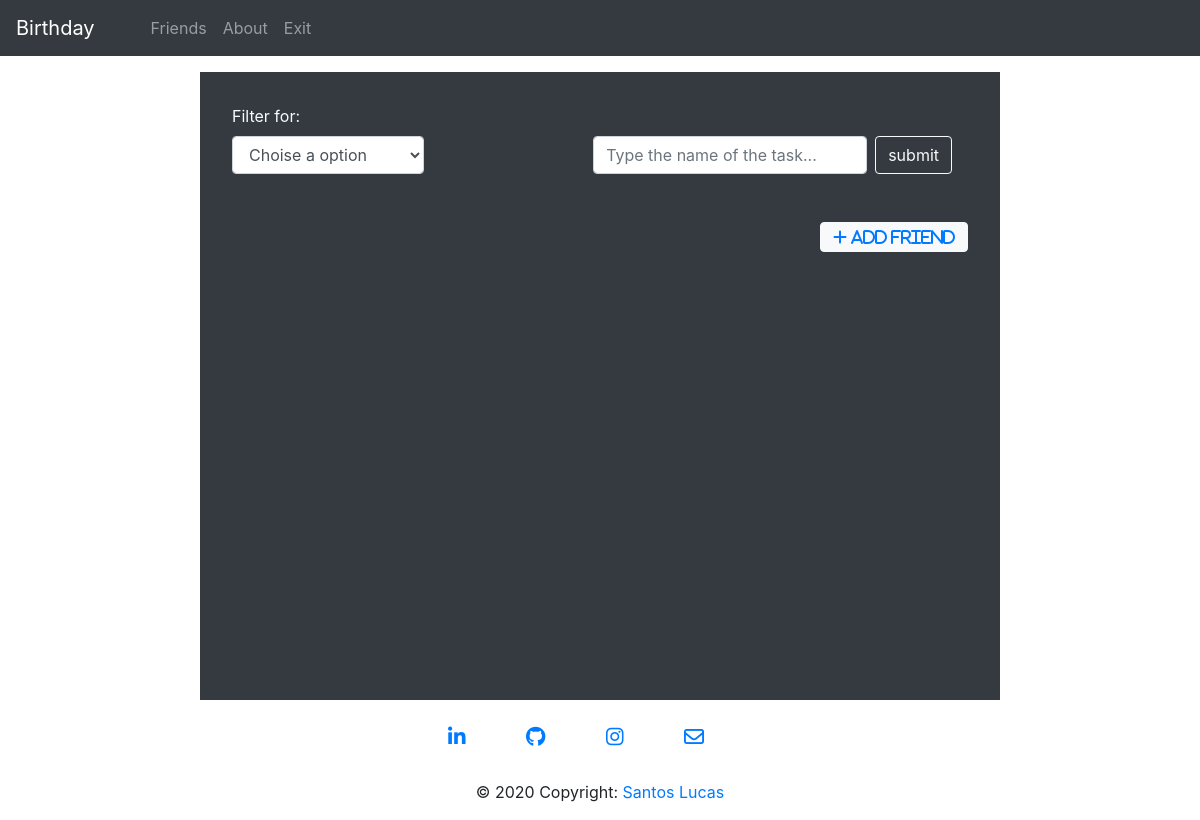
The app's page / (signed in), older data.
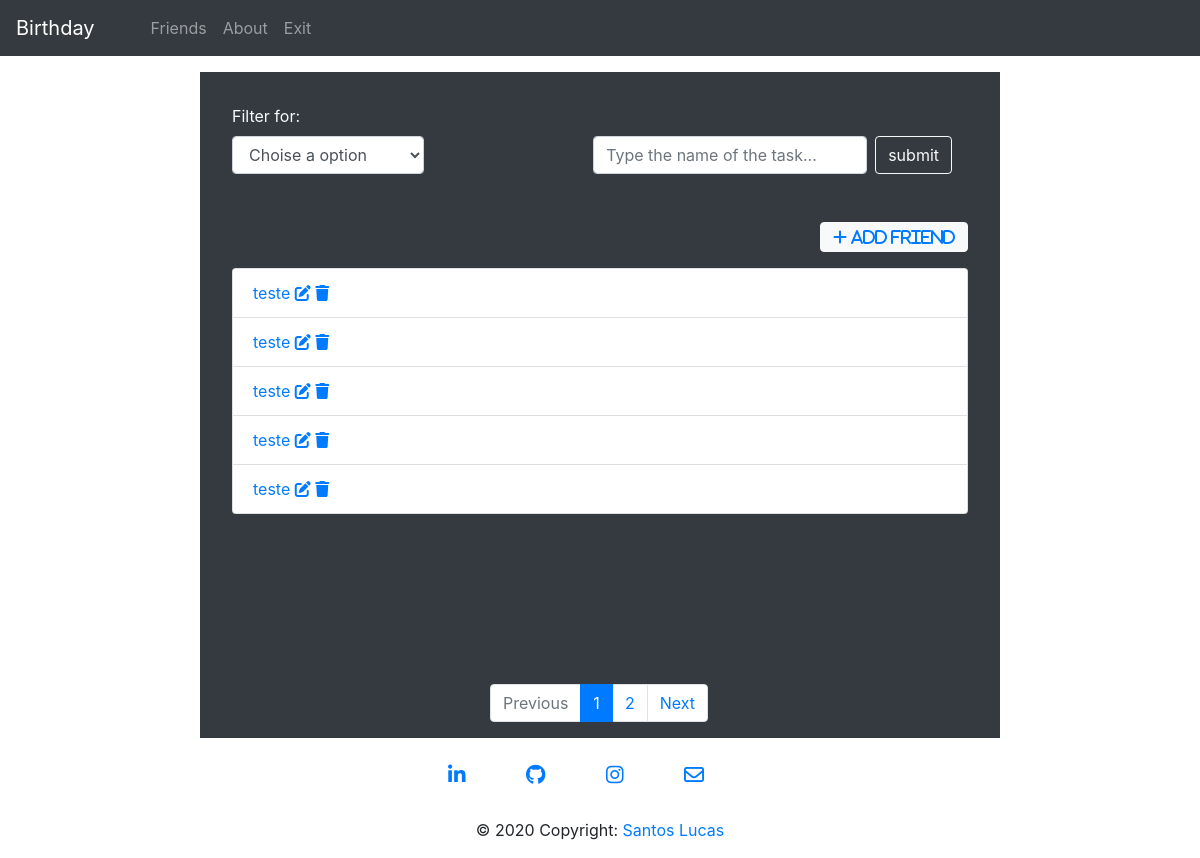
The same page, newer data.
### friends/models.py (models this page shows, shortened)
class Friend(models.Model):
    name = models.CharField(max_length=250, default="")
    birthday = models.DateField()
    age = models.IntegerField()
    gift = models.TextField()
    user = models.ForeignKey(get_user_model(), on_delete=models.CASCADE)

### friends/views.py (the view)
# urls.py: path('', views.friendList, name='friend-list'),
@login_required
def friendList(request):
    search = request.GET.get('search')
    filter = request.GET.get('filter')
    date_today = date.today()
    friends = Friend.objects.filter(
        birthday=date_today, user=request.user).count()
    if friends >= 1:
        send_mail('BIRTHDAY', 'Today is a birthday of a friend',
                  'teste@gmail.com', ['admin@example.com'])
    if search:
        friends = Friend.objects.filter(
            name__icontains=search, user=request.user)
    elif filter == 'today':
        friends = Friend.objects.filter(
            birthday=date_today, user=request.user)
    elif filter == 'this-month':
        max_date = (date_today + relativedelta(months=1))
        friends = Friend.objects.filter(birthday__range=(
            date_today, max_date), user=request.user)
    elif filter == 'next-month':
        min_date = date_today + relativedelta(months=1)
        max_date = date_today + relativedelta(months=2)
        friends = Friend.objects.filter(birthday__range=(
            min_date, max_date), user=request.user)
    else:
        friends_list = Friend.objects.all().filter(user=request.user)
        paginator = Paginator(friends_list, 5)
        page = request.GET.get('page')
        friends = paginator.get_page(page)
    return render(request, 'friends/friend-list.html', {'friends': friends})

### friends/templates/friends/friend-list.html (shortened to what this page needs)
{% extends 'base.html' %}
{% block content %}
<div class="content">
    <article>
        <div class="form-group">
            <label for="filter">Filter for:</label>
            <select class="form-control" name="filter" id="filter">
                <option value="#">Choise a option</option>
            </select>
        </div>
        <div class="search-div">
            <form class="form-inline my-2 my-lg-0" method="GET" id="search-form">
                <input class="form-control mr-sm-2" type="text" name="search" id="search"
                    placeholder="Type the name of the task..." value="{{ request.GET.search }}">
                <input class="btn btn-outline-light my-2 my-sm-0" type="submit" value="submit" id="search-btn">
            </form>
        </div>
        <div class="add-friend-button">
            <button class="btn btn-light my-2 my-sm-0"><a href="{% url 'friends:create-friend' %}" class="fas fa-plus">
                    Add Friend </a></button>
        </div>
        <div class="friend-list">
            <ul class="list-group">
                {% for friend in friends %}
                <li class="list-group-item">
                    <a href="{% url 'friends:friend-view' friend.id %}">{{friend.name}}</a>
                    <span><a href="{% url 'friends:edit-friend' friend.id %}" class="fas fa-edit"></a></span>
                    <span><a href="{% url 'friends:delete-friend' friend.id %}"
                            class="delete-btn fas fa-trash"></a></span>
                </li>
                {% endfor %}
            </ul>
        </div>
        <nav>
            {% if friends.has_other_pages %}
            <ul class="pagination">
                {% if friends.has_previous %}
                <li class="page-item"><a class="page-link" href="?page={{ friends.previous_page_number }}">Previous</a>
                </li>
                {% else %}
                <li class="page-item disabled"><a class="page-link">Previous</a></li>
                {% endif %}
                {% for i in friends.paginator.page_range %}
                {% if friends.number == i %}
                <li class="page-item active"><a class="page-link">{{ i }} <span class="sr-only">(current)</span></a>
                </li>
                {% else %}
                <li class="page-item"><a class="page-link" href="?page={{ i }}">{{i}}</a></li>
                {% endif %}
                {% endfor %}
                {% if friends.has_next %}
                <li class="page-item"><a class="page-link" href="?page={{ friends.next_page_number }}">Next</a></li>
                {% else %}
                <li class="page-item disabled"><a class="page-link">Next</a></li>
                {% endif %}
            </ul>
            {% endif %}
        </nav>
</div>
{% endblock %}

Row changes from the older to the newer data that the page shows:
added Friend: name "teste"
added Friend: name "teste"
added Friend: name "teste"
added Friend: name "teste"
added Friend: name "teste"
Text that changed along with them:
text now shown: "Previous Next"
new list line: "1"
new list line: "2"
